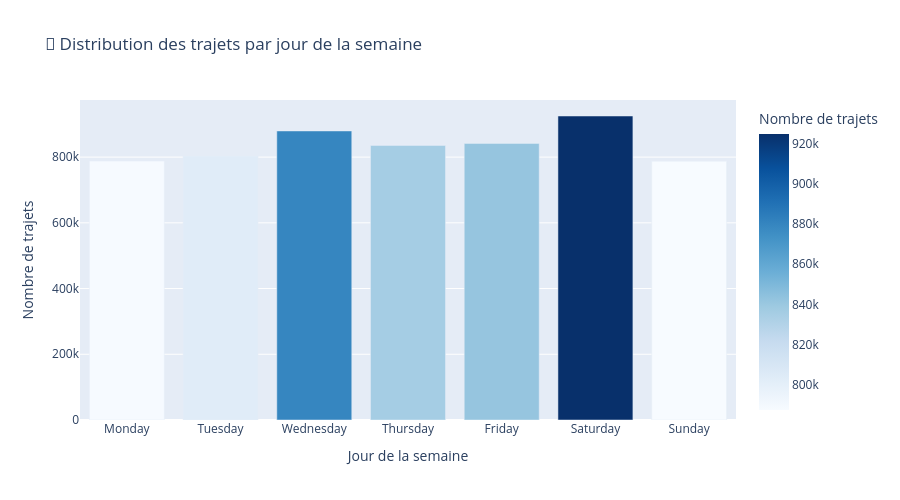

Notebook source saved alongside this figure:
### Markdown cell above
### 2.3 Usage par jour de la semaine

### Code cell
# Ordre des jours
day_order = ['Monday', 'Tuesday', 'Wednesday', 'Thursday', 'Friday', 'Saturday', 'Sunday']
daily_usage = df_divvy.groupby('day_name').size().reindex(day_order).reset_index(name='trip_count')

# Visualisation
fig = px.bar(daily_usage, x='day_name', y='trip_count',
             title='📅 Distribution des trajets par jour de la semaine',
             labels={'day_name': 'Jour de la semaine', 'trip_count': 'Nombre de trajets'},
             color='trip_count',
             color_continuous_scale='Blues')

fig.update_layout(height=500)
fig.show()

### Figure 1 — Plotly figure (JSON) as saved in the notebook; plotly's stock layout.template omitted (floating-point values rounded to 4 significant figures)
{"data": [{"hovertemplate": "Jour de la semaine=%{x}<br>Nombre de trajets=%{marker.color}<extra></extra>", "legendgroup": "", "marker": {"color": [788188, 803077, 879625, 835692, 841688, 925097, 787201], "coloraxis": "coloraxis", "pattern": {"shape": ""}}, "name": "", "orientation": "v", "showlegend": false, "textposition": "auto", "type": "bar", "x": ["Monday", "Tuesday", "Wednesday", "Thursday", "Friday", "Saturday", "Sunday"], "xaxis": "x", "y": [788188, 803077, 879625, 835692, 841688, 925097, 787201], "yaxis": "y"}], "layout": {"barmode": "relative", "coloraxis": {"colorbar": {"title": {"text": "Nombre de trajets"}}, "colorscale": [[0, "rgb(247,251,255)"], [0.125, "rgb(222,235,247)"], [0.25, "rgb(198,219,239)"], [0.375, "rgb(158,202,225)"], [0.5, "rgb(107,174,214)"], [0.625, "rgb(66,146,198)"], [0.75, "rgb(33,113,181)"], [0.875, "rgb(8,81,156)"], [1, "rgb(8,48,107)"]]}, "height": 500, "legend": {"tracegroupgap": 0}, "title": {"text": "📅 Distribution des trajets par jour de la semaine"}, "xaxis": {"anchor": "y", "domain": [0, 1], "title": {"text": "Jour de la semaine"}}, "yaxis": {"anchor": "x", "domain": [0, 1], "title": {"text": "Nombre de trajets"}}}}
